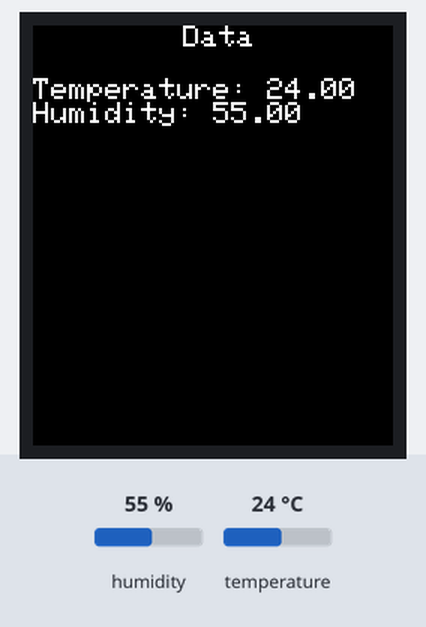
A sketch run on a simulated ESP32. Shown: 240×280 colour display. The test bench sets the inputs (shaded band); at power-on: humidity 55 %, temperature 24 °C. What the sketch prints to the serial monitor is not drawn.

Above: at 1.4 s.
1.5 s: humidity set to 22 %
At 6.4 s:
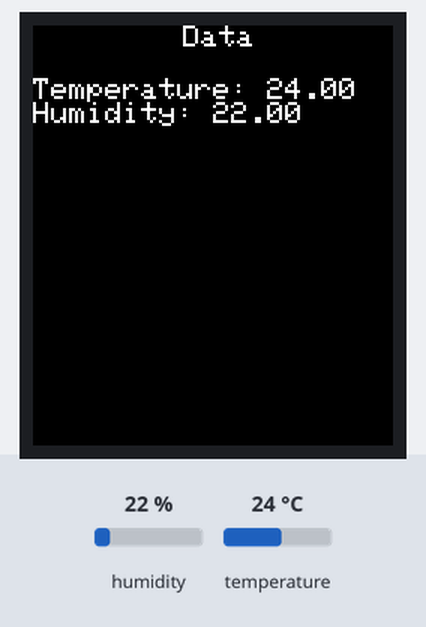
7.5 s: temperature set to 12 °C
At 11.8 s:
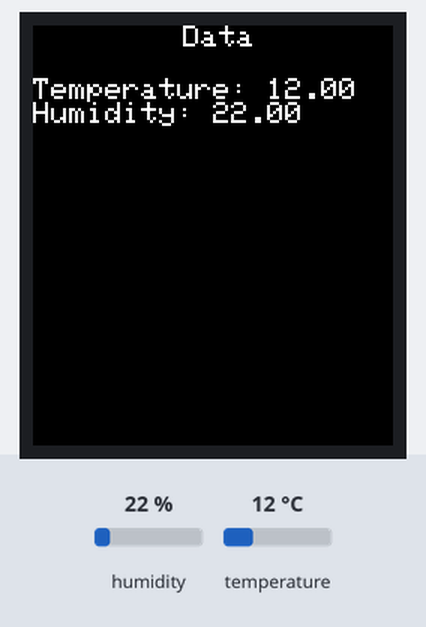
13.5 s: humidity set to 40 %
At 16.0 s:
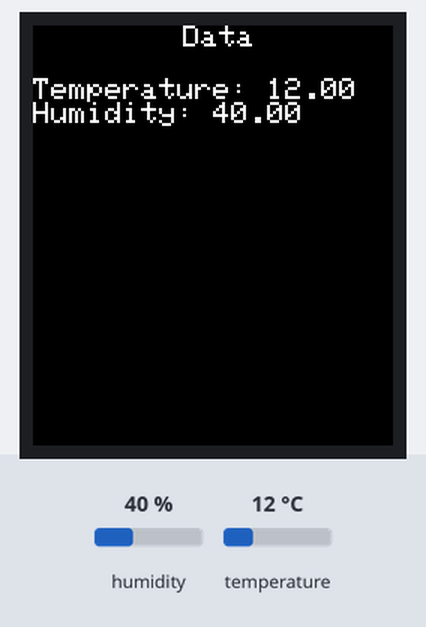
19.5 s: temperature set to 19 °C
Timing chart, 0 to 22.5 s (numbered marks = the images above; inputs shaded):
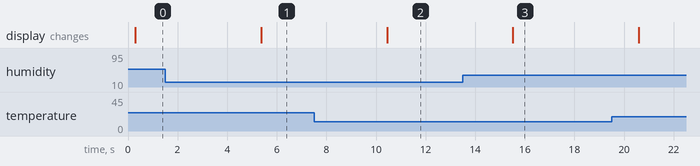

Measured:
- after the input at 1.5 s, the display: changes after 3.9 s (image 1)
- after the input at 7.5 s, the display: changes after 2.9 s (image 2)
- after the input at 13.5 s, the display: changes after 2.0 s (image 3)

The sketch:

display-ST7789-DHT11-integration.ino
```cpp
#include <Adafruit_GFX.h>
#include <Adafruit_ST7789.h>
#include <SPI.h>

#include <Adafruit_Sensor.h>
#include <DHT.h>
#include <DHT_U.h>

// ================= TFT Pins ==================

#define TFT_CS         14
#define TFT_RST        15
#define TFT_DC         32

//SCL Pin	          - GPIO 18
//MOSI (SDA pin)	  - GPIO 23

Adafruit_ST7789 tft = Adafruit_ST7789(TFT_CS, TFT_DC, TFT_RST);

// ================= Sensors ===================

#define DHTTYPE    DHT11
#define DHTPIN 2
DHT_Unified dht(DHTPIN, DHTTYPE);

// ================= Global ====================

uint32_t delayMS;

void setup(void) {

  Serial.begin(9600);
  Serial.print(F("Starting system..."));

  // TFT
  tft.init(240, 280);
  tft.fillScreen(ST77XX_BLACK);


  // DHT11
  dht.begin();
  sensor_t sensor;
  dht.temperature().getSensor(&sensor);
  dht.humidity().getSensor(&sensor);

}

void loop() {
    delay(delayMS);

    // ===== DHT11 =====
    sensors_event_t tempEvent;
    sensors_event_t humidEvent;

    dht.temperature().getEvent(&tempEvent);
    dht.humidity().getEvent(&humidEvent);

    float temperatureData = tempEvent.temperature;
    float humidityData = humidEvent.relative_humidity;

    tftPrintHeader();

    if (isnan(temperatureData) || isnan(humidityData)) {
      Serial.println("Error reading DHT11 data");
    }
    else {
      serialPrintSensorData(temperatureData, humidityData);
      tftPrintTest(temperatureData, humidityData);
    }
    delay(5000);
}

void tftPrintHeader(){
  tft.setTextWrap(false);
  tft.fillScreen(ST77XX_BLACK);
  tft.setCursor(100, 0);
  tft.setTextColor(ST77XX_WHITE);
  tft.setTextSize(2);
  tft.println("Data");
}

void serialPrintSensorData(float temperature, float humidity){
  Serial.print("Temperature: ");
  Serial.print(temperature);
  Serial.println(" *C");

  Serial.print("Humidity: ");
  Serial.print(humidity);
  Serial.println("%");
}


void tftPrintTest(float temperature, float humidity) {
  tft.setTextWrap(false);
  tft.setCursor(0, 35);
  tft.setTextColor(ST77XX_WHITE);
  tft.setTextSize(2);
  tft.print("Temperature: ");
  tft.println(temperature);
  tft.setTextColor(ST77XX_WHITE);
  tft.setTextSize(2);
  tft.print("Humidity: ");
  tft.println(humidity);
}
```
